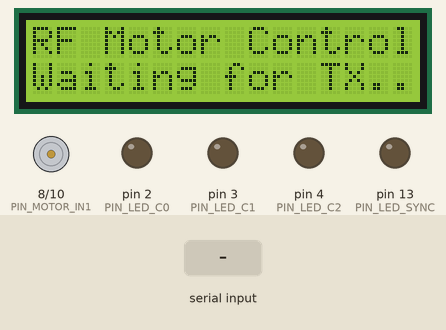
This sketch was run on a simulated Arduino Uno, built with avr-gcc and run on an emulated ATmega328P. On the bench: 16×2 character LCD, motor-driver pin pairs drawn as motors (green arrow = first pin HIGH = forward, orange = second pin HIGH = backward, longer = more drive, scaled by the enable pin), output pins drawn as LEDs (lit = HIGH). The inputs (shaded band) are chosen by the test bench. What the sketch prints to the serial monitor is not drawn.

Above: at 1.2 s.
1.3 s: "RX90\n" received over Serial
At 2.0 s:
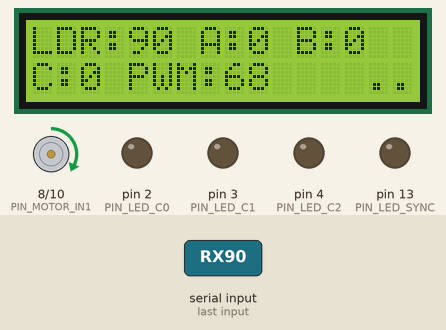
4.3 s: "RX 90 45 200 10\n" received over Serial
At 5.4 s:
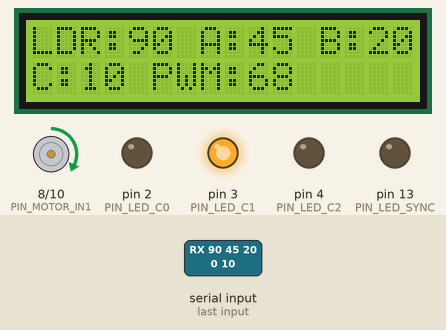
At 7.7 s:
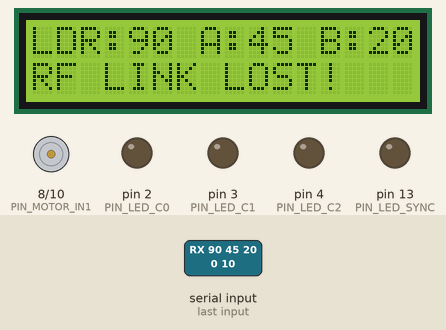
Timing chart, 0 to 9.2 s (numbered marks = the images above; inputs shaded):
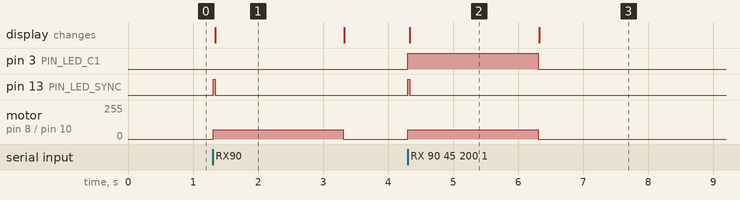

Measured:
- after the input at 1.3 s, pin 13 (PIN_LED_SYNC): LOW → HIGH at once, → LOW 0.03 s later; motor on pin 8 (PIN_MOTOR_IN1) / pin 10 (PIN_MOTOR_IN2): stopped → forward 68/255 at once, → stopped 2.0 s later; the display: changes at once (image 1)
- after the input at 4.3 s, pin 3 (PIN_LED_C1): LOW → HIGH at once, → LOW 2.0 s later; pin 13 (PIN_LED_SYNC): LOW → HIGH at once, → LOW 0.03 s later; motor on pin 8 (PIN_MOTOR_IN1) / pin 10 (PIN_MOTOR_IN2): stopped → forward 68/255 at once, → stopped 2.0 s later; the display: changes at once (image 2)
- what the display in image 1 shows lasts 2.0 s, from 1.3 s to 3.3 s

The sketch:

receiver.ino
```cpp
/**
 * @file receiver.ino
 * @brief RF 433 MHz Telemetry Receiver, Closed-Loop PWM Motor Controller & I2C LCD UI
 * @author K Azaan Ahamed (23BEC0362), S S Sreenithie (23BEC0423)
 *
 * Pin Connections:
 *   - RF 433 MHz RX Data      : Digital Pin 11
 *   - L298N Motor Driver ENA  : Digital Pin 9 (Timer 1 PWM)
 *   - L298N Motor Driver IN1  : Digital Pin 8
 *   - L298N Motor Driver IN2  : Digital Pin 10
 *   - Binary LEDs:
 *       * LED0 (c0 - LSB)     : Digital Pin 2
 *       * LED1 (c1)           : Digital Pin 3
 *       * LED2 (c2 - MSB)     : Digital Pin 4
 *   - I2C LCD Display (16x2)  : SDA -> A4, SCL -> A5
 *   - Status / RF Sync LED    : Digital Pin 13
 */

#include <Arduino.h>
#include <Wire.h>
#include <LiquidCrystal_I2C.h>

// Pin assignments
const int PIN_RF_RX    = 11;
const int PIN_MOTOR_ENA = 9;  // PWM speed pin
const int PIN_MOTOR_IN1 = 8;
const int PIN_MOTOR_IN2 = 10;

const int PIN_LED_C0   = 2;
const int PIN_LED_C1   = 3;
const int PIN_LED_C2   = 4;
const int PIN_LED_SYNC = 13;

LiquidCrystal_I2C lcd(0x27, 16, 2);

// Timing and Safety parameters
const int LIGHT_THRESHOLD = 50;       // Below this threshold motor remains stationary
const unsigned long RF_FAILSAFE_TIMEOUT_MS = 2000; // Watchdog failsafe cutoff

unsigned long lastPacketTimestamp = 0;
int currentPwm = 0;

void setMotorSpeed(int pwm) {
    pwm = constrain(pwm, 0, 255);
    currentPwm = pwm;
    if (pwm == 0) {
        digitalWrite(PIN_MOTOR_IN1, LOW);
        digitalWrite(PIN_MOTOR_IN2, LOW);
        analogWrite(PIN_MOTOR_ENA, 0);
    } else {
        // Forward direction
        digitalWrite(PIN_MOTOR_IN1, HIGH);
        digitalWrite(PIN_MOTOR_IN2, LOW);
        analogWrite(PIN_MOTOR_ENA, pwm);
    }
}

void setBinaryLeds(uint8_t diffC) {
    digitalWrite(PIN_LED_C0, (diffC & 0x01) ? HIGH : LOW);
    digitalWrite(PIN_LED_C1, (diffC & 0x02) ? HIGH : LOW);
    digitalWrite(PIN_LED_C2, (diffC & 0x04) ? HIGH : LOW);
}

void updateLcd(uint16_t ldrRaw, uint8_t a, uint8_t b, uint8_t c, int pwm) {
    lcd.setCursor(0, 0);
    lcd.print("LDR:");
    lcd.print(ldrRaw);
    lcd.print(" A:");
    lcd.print(a);
    lcd.print(" B:");
    lcd.print(b);
    lcd.print("  ");

    lcd.setCursor(0, 1);
    lcd.print("C:");
    lcd.print(c);
    lcd.print(" PWM:");
    lcd.print(pwm);
    lcd.print("    ");
}

void setup() {
    Serial.begin(115200);

    pinMode(PIN_RF_RX, INPUT);
    pinMode(PIN_MOTOR_ENA, OUTPUT);
    pinMode(PIN_MOTOR_IN1, OUTPUT);
    pinMode(PIN_MOTOR_IN2, OUTPUT);

    pinMode(PIN_LED_C0, OUTPUT);
    pinMode(PIN_LED_C1, OUTPUT);
    pinMode(PIN_LED_C2, OUTPUT);
    pinMode(PIN_LED_SYNC, OUTPUT);

    setMotorSpeed(0);
    setBinaryLeds(0);

    lcd.init();
    lcd.backlight();
    lcd.setCursor(0, 0);
    lcd.print("RF Motor Control");
    lcd.setCursor(0, 1);
    lcd.print("Waiting for TX..");

    Serial.println(F("=== RF 433 MHz Receiver & Motor Actuator Node Online ==="));
}

void loop() {
    // In actual hardware, demodulate Manchester/ASK packet.
    // Here we also accept serial simulated telemetry for testing:
    // Syntax: "RX <ldrRaw> <digitA> <digitB> <diffC>"
    if (Serial.available()) {
        String line = Serial.readStringUntil('\n');
        line.trim();
        if (line.startsWith("RX")) {
            int raw = 0, a = 0, b = 0, c = 0;
            if (sscanf(line.c_str(), "RX %d %d %d %d", &raw, &a, &b, &c) >= 1) {
                lastPacketTimestamp = millis();
                digitalWrite(PIN_LED_SYNC, HIGH);

                // Closed-loop speed mapping:
                // Motor speed is proportional to light intensity above threshold
                int pwm = 0;
                if (raw > LIGHT_THRESHOLD) {
                    pwm = map(raw, LIGHT_THRESHOLD, 1023, 60, 255); // 60 is min start torque
                }
                setMotorSpeed(pwm);
                setBinaryLeds((uint8_t)c);
                updateLcd(raw, a, b, c, pwm);

                Serial.print(F("[RX ACK] LDR=")); Serial.print(raw);
                Serial.print(F(" -> Motor PWM=")); Serial.print(pwm);
                Serial.print(F(" | Binary C=")); Serial.println(c);
                digitalWrite(PIN_LED_SYNC, LOW);
            }
        }
    }

    // Safety watchdog: shut down motor if RF packet link drops
    if (millis() - lastPacketTimestamp > RF_FAILSAFE_TIMEOUT_MS && currentPwm > 0) {
        setMotorSpeed(0);
        setBinaryLeds(0);
        lcd.setCursor(0, 1);
        lcd.print("RF LINK LOST!   ");
        Serial.println(F("[SAFETY] Watchdog fired: RF telemetry signal timed out. Motor stopped."));
    }

    delay(10);
}
```
